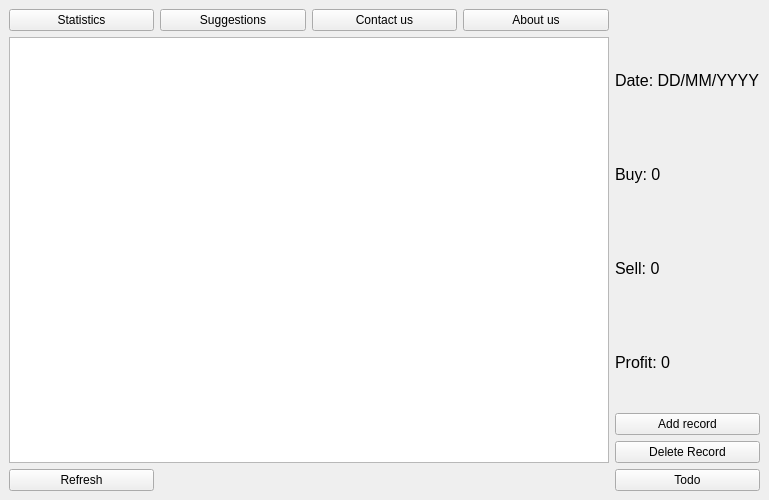
<?xml version="1.0" encoding="UTF-8"?>
<ui version="4.0">
 <class>MainWindow</class>
 <widget class="QMainWindow" name="MainWindow">
  <property name="geometry">
   <rect>
    <x>0</x>
    <y>0</y>
    <width>769</width>
    <height>500</height>
   </rect>
  </property>
  <property name="windowTitle">
   <string>Journal</string>
  </property>
  <widget class="QWidget" name="centralwidget">
   <layout class="QGridLayout" name="gridLayout">
    <item row="8" column="4">
     <widget class="QPushButton" name="btn_todo">
      <property name="toolTip">
       <string>Press &quot;T&quot;</string>
      </property>
      <property name="text">
       <string>Todo</string>
      </property>
      <property name="icon">
       <iconset resource="../icons/icons.qrc">
        <normaloff>:/Todo.png</normaloff>:/Todo.png</iconset>
      </property>
     </widget>
    </item>
    <item row="5" column="4">
     <widget class="QLabel" name="lbl_profit">
      <property name="text">
       <string>&lt;html&gt;&lt;head/&gt;&lt;body&gt;&lt;p&gt;&lt;span style=&quot; font-size:12pt;&quot;&gt;Profit: 0&lt;/span&gt;&lt;/p&gt;&lt;/body&gt;&lt;/html&gt;</string>
      </property>
     </widget>
    </item>
    <item row="3" column="4">
     <widget class="QLabel" name="lbl_buy">
      <property name="text">
       <string>&lt;html&gt;&lt;head/&gt;&lt;body&gt;&lt;p&gt;&lt;span style=&quot; font-size:12pt;&quot;&gt;Buy: 0&lt;/span&gt;&lt;/p&gt;&lt;/body&gt;&lt;/html&gt;</string>
      </property>
     </widget>
    </item>
    <item row="2" column="4">
     <widget class="QLabel" name="lbl_date">
      <property name="text">
       <string>&lt;html&gt;&lt;head/&gt;&lt;body&gt;&lt;p&gt;&lt;span style=&quot; font-size:12pt;&quot;&gt;Date: DD/MM/YYYY&lt;/span&gt;&lt;/p&gt;&lt;/body&gt;&lt;/html&gt;</string>
      </property>
     </widget>
    </item>
    <item row="4" column="4">
     <widget class="QLabel" name="lbl_sell">
      <property name="text">
       <string>&lt;html&gt;&lt;head/&gt;&lt;body&gt;&lt;p&gt;&lt;span style=&quot; font-size:12pt;&quot;&gt;Sell: 0&lt;/span&gt;&lt;/p&gt;&lt;/body&gt;&lt;/html&gt;</string>
      </property>
     </widget>
    </item>
    <item row="7" column="4">
     <widget class="QPushButton" name="btn_delete_record">
      <property name="toolTip">
       <string>Press &quot;D&quot;</string>
      </property>
      <property name="text">
       <string>Delete Record</string>
      </property>
      <property name="icon">
       <iconset resource="../icons/icons.qrc">
        <normaloff>:/Delete_record.png</normaloff>:/Delete_record.png</iconset>
      </property>
     </widget>
    </item>
    <item row="0" column="1">
     <widget class="QPushButton" name="btn_suggestions">
      <property name="toolTip">
       <string>Press &quot;U&quot;</string>
      </property>
      <property name="text">
       <string>Suggestions</string>
      </property>
      <property name="icon">
       <iconset resource="../icons/icons.qrc">
        <normaloff>:/Suggestions.png</normaloff>:/Suggestions.png</iconset>
      </property>
     </widget>
    </item>
    <item row="0" column="0">
     <widget class="QPushButton" name="btn_statistics">
      <property name="toolTip">
       <string>Press &quot;S&quot;</string>
      </property>
      <property name="text">
       <string>Statistics</string>
      </property>
      <property name="icon">
       <iconset resource="../icons/icons.qrc">
        <normaloff>:/Statistics.png</normaloff>:/Statistics.png</iconset>
      </property>
     </widget>
    </item>
    <item row="0" column="3">
     <widget class="QPushButton" name="btn_about_us">
      <property name="toolTip">
       <string>Press &quot;B&quot;</string>
      </property>
      <property name="text">
       <string>About us</string>
      </property>
      <property name="icon">
       <iconset resource="../icons/icons.qrc">
        <normaloff>:/About_us.png</normaloff>:/About_us.png</iconset>
      </property>
     </widget>
    </item>
    <item row="0" column="2">
     <widget class="QPushButton" name="btn_contact_us">
      <property name="toolTip">
       <string>Press &quot;C&quot;</string>
      </property>
      <property name="text">
       <string>Contact us</string>
      </property>
      <property name="icon">
       <iconset resource="../icons/icons.qrc">
        <normaloff>:/Contact_us.png</normaloff>:/Contact_us.png</iconset>
      </property>
     </widget>
    </item>
    <item row="6" column="4">
     <widget class="QPushButton" name="btn_add_record">
      <property name="toolTip">
       <string>Press &quot;A&quot;</string>
      </property>
      <property name="text">
       <string>Add record</string>
      </property>
      <property name="icon">
       <iconset resource="../icons/icons.qrc">
        <normaloff>:/Add_record.png</normaloff>:/Add_record.png</iconset>
      </property>
     </widget>
    </item>
    <item row="2" column="0" rowspan="6" colspan="4">
     <widget class="QTableWidget" name="tbl_widget_existing_records"/>
    </item>
    <item row="8" column="0">
     <widget class="QPushButton" name="btn_refresh">
      <property name="toolTip">
       <string>Press &quot;R&quot;</string>
      </property>
      <property name="text">
       <string>Refresh</string>
      </property>
      <property name="icon">
       <iconset resource="../icons/icons.qrc">
        <normaloff>:/Refresh.png</normaloff>:/Refresh.png</iconset>
      </property>
     </widget>
    </item>
   </layout>
  </widget>
  <widget class="QMenuBar" name="menubar">
   <property name="geometry">
    <rect>
     <x>0</x>
     <y>0</y>
     <width>769</width>
     <height>21</height>
    </rect>
   </property>
  </widget>
 </widget>
 <resources>
  <include location="../icons/icons.qrc"/>
 </resources>
 <connections/>
</ui>
